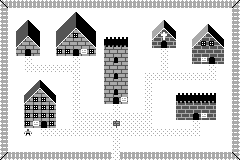

A level layout from a 2D game, rendered from its tile map. Below: a short description, then the map file with tile-grid data replaced by summaries:
An orthogonal 30x20 tile map with 8x8 px tiles, 2 tile layers (RoomTiles, Contents), 3 tilesets and 19 objects (8x Teleport, 6x Sign, DialogState, DialogNode, DialogChoice, ...).

<map version="1.2" tiledversion="1.2.2" orientation="orthogonal" renderorder="right-down" width="30" height="20" tilewidth="8" tileheight="8" infinite="0" nextlayerid="7" nextobjectid="30">
 <properties>
  <property name="RoomCaption" value="Town of Quotidian" />
  <property name="RoomId" value="hometown" />
 </properties>
 <tileset firstgid="1" source="Terrain.tsx" />
 <tileset firstgid="129" source="Items.tsx" />
 <tileset firstgid="257" source="Creatures.tsx" />
 <layer id="3" name="RoomTiles" width="30" height="20">
  <data>[600 cells, 600 non-empty, 39 distinct tile ids]</data>
 </layer>
 <layer id="5" name="Contents" width="30" height="20">
  <data>[600 cells, 1 non-empty, 1 distinct tile ids]</data>
 </layer>
 <objectgroup id="4" name="Events">
  <object id="3" name="tower-entrance" type="Teleport" x="112" y="96" width="8" height="8">
   <properties>
    <property name="Column" type="int" value="4" />
    <property name="Prompt" value="Enter Tower?" />
    <property name="Room" value="hometown-tower-bottomfloor" />
    <property name="Row" type="int" value="5" />
   </properties>
  </object>
  <object id="4" name="home-entrance" type="Teleport" x="24" y="48" width="8" height="8">
   <properties>
    <property name="Column" type="int" value="3" />
    <property name="Prompt" value="Enter Home?" />
    <property name="Room" value="home" />
    <property name="Row" type="int" value="4" />
   </properties>
  </object>
  <object id="5" name="shoppe-entrance" type="Teleport" x="72" y="48" width="8" height="8">
   <properties>
    <property name="Column" type="int" value="4" />
    <property name="Prompt" value="Enter Shoppe?" />
    <property name="Room" value="hometown-shoppe" />
    <property name="Row" type="int" value="5" />
   </properties>
  </object>
  <object id="6" name="hotel-entrance" type="Teleport" x="40" y="120" width="8" height="8">
   <properties>
    <property name="Column" type="int" value="6" />
    <property name="Prompt" value="Enter Inn" />
    <property name="Room" value="hometown-hotel-lobby" />
    <property name="Row" type="int" value="7" />
   </properties>
  </object>
  <object id="7" name="church-entrance" type="Teleport" x="160" y="40" width="8" height="8">
   <properties>
    <property name="Column" type="int" value="4" />
    <property name="Prompt" value="Enter Church?" />
    <property name="Room" value="hometown-church" />
    <property name="Row" type="int" value="5" />
   </properties>
  </object>
  <object id="9" name="manor-entrance" type="Teleport" x="208" y="56" width="8" height="8">
   <properties>
    <property name="Column" type="int" value="4" />
    <property name="Prompt" value="Enter Mayor's House?" />
    <property name="Room" value="hometown-manor" />
    <property name="Row" type="int" value="5" />
   </properties>
  </object>
  <object id="10" name="barracks-entrance" type="Teleport" x="192" y="112" width="8" height="8">
   <properties>
    <property name="Column" type="int" value="4" />
    <property name="Prompt" value="Enter Barracks?" />
    <property name="Room" value="hometown-barracks" />
    <property name="Row" type="int" value="5" />
   </properties>
  </object>
  <object id="11" name="town-exit" type="Teleport" x="112" y="152" width="8" height="8">
   <properties>
    <property name="Column" type="int" value="10" />
    <property name="Prompt" value="Leave Town?" />
    <property name="Room" value="overworld" />
    <property name="Row" type="int" value="7" />
   </properties>
  </object>
  <object id="12" name="shoppe-sign" type="Sign" x="80" y="48" width="8" height="8">
   <properties>
    <property name="Message" value="Dagger Dale's Shoppe" />
   </properties>
  </object>
  <object id="13" name="hotel-sign" type="Sign" x="32" y="120" width="8" height="8">
   <properties>
    <property name="Message" value="Bromidic Inn" />
   </properties>
  </object>
  <object id="14" name="tower-sign" type="Sign" x="120" y="96" width="8" height="8">
   <properties>
    <property name="Message" value="KEEP OUT!" />
   </properties>
  </object>
  <object id="15" name="manor-sign" type="Sign" x="200" y="56" width="8" height="8">
   <properties>
    <property name="Message" value="Mayor's Manor" />
   </properties>
  </object>
  <object id="16" name="barrack-sign" type="Sign" x="200" y="112" width="8" height="8">
   <properties>
    <property name="Message" value="Town Garrison" />
   </properties>
  </object>
  <object id="20" name="town-sign" type="Sign" x="112" y="120" width="8" height="8">
   <properties>
    <property name="Message" value="Town of Quotidian" />
   </properties>
  </object>
  <object id="22" name="TownDrunkDlgState" type="DialogState" x="-24" y="0" width="8" height="8">
   <properties>
    <property name="CurrentState" value="Initial" />
    <property name="ForDialog" value="TownDrunk" />
   </properties>
  </object>
  <object id="23" name="TownDrunkInitial" type="DialogNode" x="-40" y="0" width="8" height="8">
   <properties>
    <property name="Caption" value="Anand" />
    <property name="ForDialog" value="TownDrunk" />
    <property name="ForState" value="Initial" />
    <property name="Prompt1" value="*HIC*" />
    <property name="Prompt3" value="(he's drunk)" />
   </properties>
  </object>
  <object id="26" name="TownDrunkInitialLeave" type="DialogChoice" x="-40" y="8" width="8" height="8">
   <properties>
    <property name="ForDialog" value="TownDrunk" />
    <property name="ForState" value="Initial" />
    <property name="Option" value="Leave" />
    <property name="OptionText" value="Leave" />
    <property name="Order" type="int" value="1" />
   </properties>
  </object>
  <object id="27" name="TDILeave 01" type="DialogChoiceEvent" x="-48" y="8" width="8" height="8">
   <properties>
    <property name="DialogEventType" type="int" value="0" />
    <property name="ForDialog" value="TownDrunk" />
    <property name="ForOption" value="Leave" />
    <property name="ForState" value="Initial" />
    <property name="Order" type="int" value="1" />
   </properties>
  </object>
 </objectgroup>
 <objectgroup id="6" name="CreatureInstances">
  <object id="21" name="Town Drunk" type="CreatureInstance" x="24" y="128" width="8" height="8">
   <properties>
    <property name="Creature" value="NpcDude6" />
    <property name="Dialog" value="TownDrunk" />
    <property name="Identifier" value="95438fae-be55-40eb-813f-808e30b1fc9d" />
    <property name="Money" type="int" value="0" />
   </properties>
  </object>
 </objectgroup>
</map>
